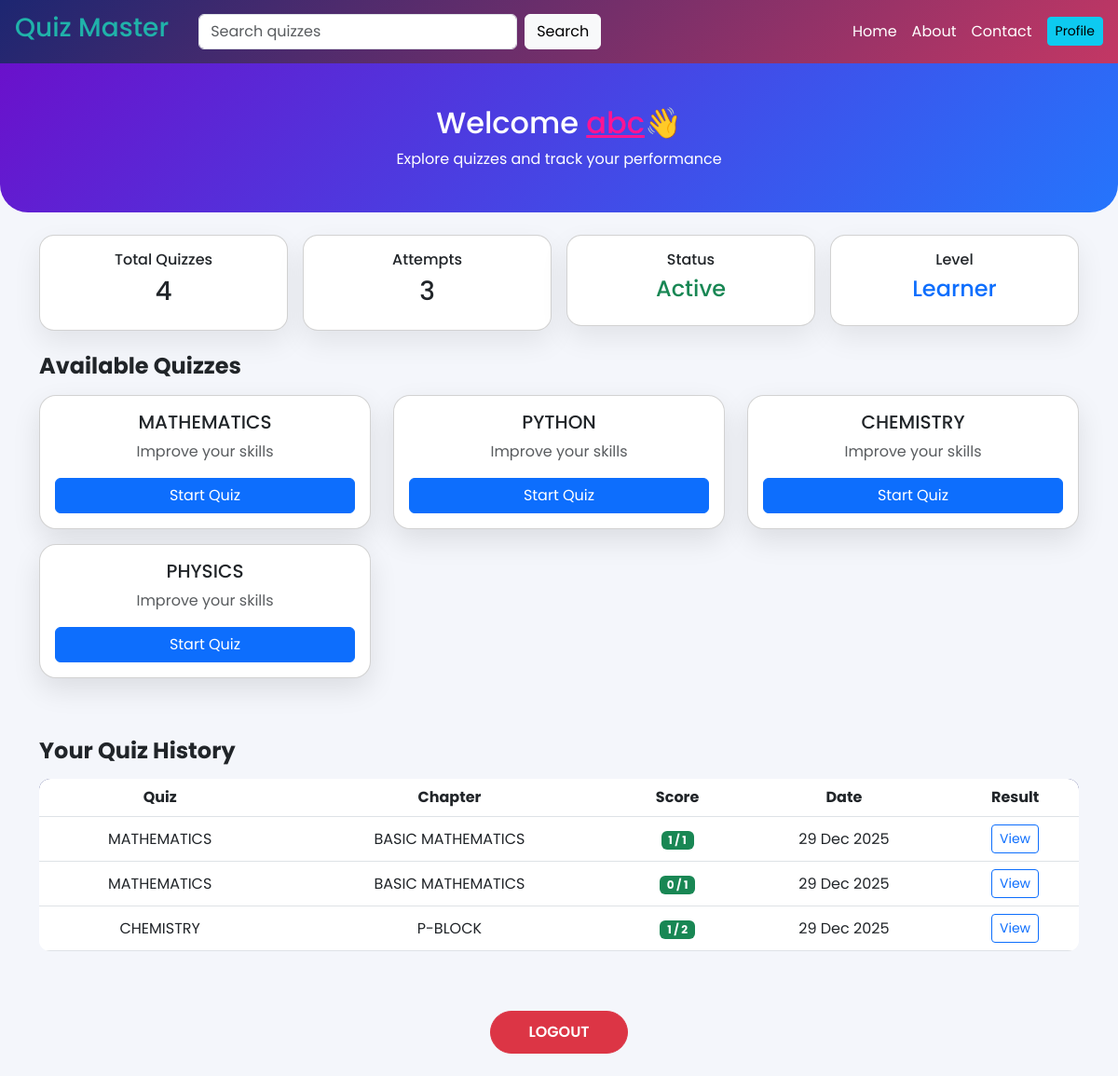
Page /user/dashboard (signed in) on the committed database.
### app.py (models this page shows)
class Quiz(db.Model):
    id = db.Column(db.Integer , primary_key= True)
    title = db.Column(db.String(100) , nullable = False)
    chapters = db.relationship('Chapter' , backref = 'quiz' , lazy = True)

class QuizAttempt(db.Model):
    id = db.Column(db.Integer, primary_key=True)
    user_id = db.Column(db.Integer, db.ForeignKey('user.id'), nullable=False)
    quiz_id = db.Column(db.Integer, db.ForeignKey('quiz.id'), nullable=False)
    chapter_id = db.Column(db.Integer, db.ForeignKey('chapter.id'), nullable=True)
    score = db.Column(db.Integer, nullable=True)
    answers = db.Column(db.Text, nullable=True)
    timestamp = db.Column(db.DateTime, default=datetime.utcnow)
    user = db.relationship('User', backref='quiz_attempts')
    quiz = db.relationship('Quiz', backref='attempts')
    chapter = db.relationship('Chapter', backref='attempts')

class Chapter(db.Model):
    id = db.Column(db.Integer , primary_key = True)
    title = db.Column(db.String(50) , nullable = False)
    quiz_id = db.Column(db.Integer , db.ForeignKey('quiz.id') , nullable = False)

### app.py (the view)
@app.route('/user/dashboard', methods=['GET', 'POST'])
def user_dashboard():
    if 'user_id' not in session:
        return redirect('/user/login')
    search_query = request.args.get('search', '').strip().lower()
    chapters = Chapter.query.all()
    if search_query:
        quizzes = Quiz.query.filter(
            Quiz.title.ilike(f'%{ search_query }%')
        ).all()
    else:
        quizzes = Quiz.query.all()
    attempts = QuizAttempt.query.filter_by(user_id=session['user_id']).order_by(QuizAttempt.timestamp.desc()).all()
    for attempt in attempts:
        if attempt.chapter:
            attempt.total_questions = len(attempt.chapter.questions)
        else:
            attempt.total_questions = 0
    return render_template(
        'user_dashboard.html',
        username=session.get('username'),
        quizzes=quizzes,
        chapters=chapters,
        search_query=search_query,
        attempts=attempts
    )

### templates/user_dashboard.html (shortened to what this page needs)
<!DOCTYPE html>
<html lang="en">
<head>
  <link href="https://cdn.jsdelivr.net/npm/bootstrap@5.3.0/dist/css/bootstrap.min.css" rel="stylesheet">
</head>
<body>
<nav class="navbar navbar-expand-lg navbar-dark sticky-top px-3">
  <a class="navbar-brand" href="/"><h3 style="color :lightseagreen;">Quiz Master</h3></a>
  <div class="collapse navbar-collapse" id="navMenu">
    <form class="d-flex mx-lg-3 my-2 my-lg-0" method="get" action="">
      <input class="form-control me-2" type="search" name="search"
             value="{{ search_query }}"
             placeholder="Search quizzes">
      <button class="btn btn-light">Search</button>
    </form>
    <ul class="navbar-nav ms-auto align-items-lg-center">
      <li class="nav-item">
        <a class="nav-link text-white" href="/">Home</a>
      </li>
      <li class="nav-item">
        <a class="nav-link text-white" href="/about">About</a>
      </li>
      <li class="nav-item">
        <a class="nav-link text-white" href="/contact">Contact</a>
      </li>
      <li class="nav-item ms-lg-2">
        <a href="/user/profile" class="btn btn-info btn-sm">Profile</a>
      </li>
    </ul>
  </div>
</nav>
<div class="hero text-center">
  <h2>Welcome <u style="color:deeppink;">{{ username}}</u>👋</h2>
  <p class="mb-0">Explore quizzes and track your performance</p>
</div>
<div class="container my-4">
  <div class="row g-3 mb-4 text-center">
    <div class="col-6 col-md-3">
      <div class="card stat-card p-3">
        <h6>Total Quizzes</h6>
        <h3>{{ quizzes|length }}</h3>
      </div>
    </div>
    <div class="col-6 col-md-3">
      <div class="card stat-card p-3">
        <h6>Attempts</h6>
        <h3>{{ attempts|length }}</h3>
      </div>
    </div>
    <div class="col-6 col-md-3">
      <div class="card stat-card p-3">
        <h6>Status</h6>
        <h4 class="text-success">Active</h4>
      </div>
    </div>
    <div class="col-6 col-md-3">
      <div class="card stat-card p-3">
        <h6>Level</h6>
        <h4 class="text-primary">Learner</h4>
      </div>
    </div>
  </div>
  <h4 class="fw-bold mb-3">Available Quizzes</h4>
  <div class="row">
    {% for quiz in quizzes %}
    <div class="col-md-4 mb-3">
      <div class="card quiz-card p-3 text-center h-100">
        <h5>{{ quiz.title }}</h5>
        <p class="text-muted">Improve your skills</p>
        <a href="/chapter/wise/quiz/{{ quiz.id }}" class="btn btn-primary w-100">
          Start Quiz
        </a>
      </div>
    </div>
    {% else %}
    <p class="text-center text-muted"><h3 style="color:crimson;">SORRY , No quizzes found !! 😔</h3></p>
    {% endfor %}
  </div>
  <h4 class="fw-bold mt-5 mb-3">Your Quiz History</h4>
  {% if attempts %}
  <div class="table-responsive">
    <table class="table table-hover text-center align-middle">
      <thead>
        <tr>
          <th>Quiz</th>
          <th>Chapter</th>
          <th>Score</th>
          <th>Date</th>
          <th>Result</th>
        </tr>
      </thead>
      <tbody>
        {% for attempt in attempts %}
        <tr>
          <td>{{ attempt.quiz.title }}</td>
          <td>{{ attempt.chapter.title if attempt.chapter else 'N/A' }}</td>
          <td><span class="badge bg-success">{{ attempt.score }} / {{ attempt.total_questions }}</span></td>
          <td>{{ attempt.timestamp.strftime("%d %b %Y") }}</td>
          <td>
            <a href="{{ url_for('answer_key', attempt_id=attempt.id) }}"
               class="btn btn-outline-primary btn-sm">
              View
            </a>
          </td>
        </tr>
        {% endfor %}
      </tbody>
    </table>
  </div>
  {% else %}
    <p class="text-center text-muted">No attempts yet !!</p>
  {% endif %}
  <div class="text-center mt-5">
    <a href="/user/login" class="btn btn-danger logout-btn">LOGOUT</a>
  </div>
</div>
</body>
</html>

### templates/user_dashboard.html (style rules this page uses)
body { font-family: 'Poppins', sans-serif; background: #f4f6fb; }
.navbar { background: linear-gradient(135deg, #1d2671, #c33764); }
.navbar-brand { font-weight: 700; color: #fff !important; }
.hero { background: linear-gradient(135deg, #6a11cb, #2575fc); color: white; padding: 45px 20px; border-radius: 0 0 30px 30px; }
.stat-card { border-radius: 16px; box-shadow: 0 12px 30px rgba(0,0,0,0.08); transition: transform 0.2s ease; }
.quiz-card { border-radius: 18px; box-shadow: 0 12px 30px rgba(0,0,0,0.1); transition: all 0.25s ease; }
table { background: white; border-radius: 12px; overflow: hidden; }
.table thead { background: #1d2671; color: white; }
.logout-btn { border-radius: 50px; padding: 10px 40px; font-weight: 600; }

### rows in the picture
Quiz: title "MATHEMATICS"
Quiz: title "PYTHON"
Quiz: title "CHEMISTRY"
Quiz: title "PHYSICS"
QuizAttempt: quiz "MATHEMATICS", chapter "BASIC MATHEMATICS", score "1", total_questions "1", timestamp "29 Dec 2025"
QuizAttempt: quiz "MATHEMATICS", chapter "BASIC MATHEMATICS", score "0", total_questions "1", timestamp "29 Dec 2025"
QuizAttempt: quiz "CHEMISTRY", chapter "P-BLOCK", score "1", total_questions "2", timestamp "29 Dec 2025"

### other values in the picture
{{ quizzes|length }} "4"
{{ attempts|length }} "3"
